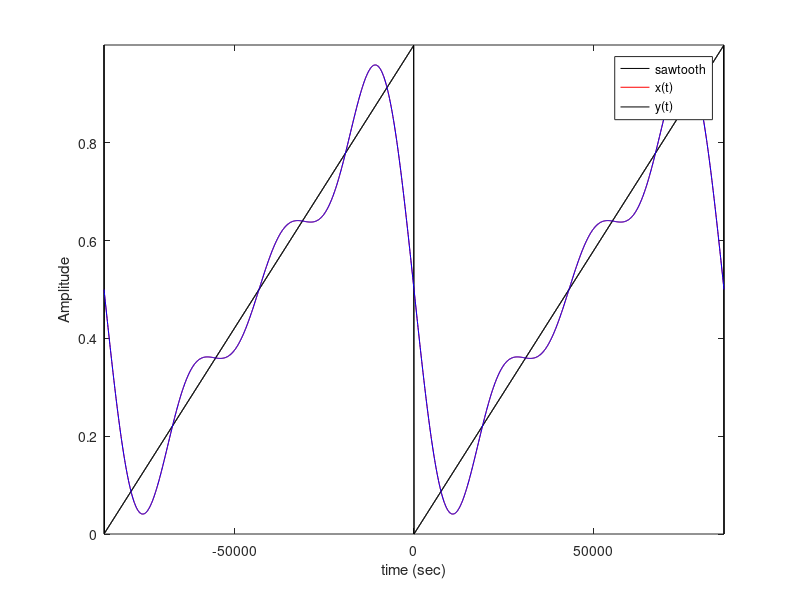

MATLAB code for this plot:
% E72 HOMEWORK 3 PROBLEM 2a-d 

function ISE = fourierplotter()
% This function plots a periodic signal and a complex exponential series 
% approximation of it. It also produces a stem plot of the Fourier coefficients.
% It is designed for a pulse width modulation signal centered around t = 0 
% (a pulse is centered there), but can be modified as needed for other periodic signals.
%   A: amplitude of pulse train
%   T: fundamental period
%   d: duty cycle
%   M: number of harmonics in the Fourier series approximation
% The function returns the integrated square error (ISE) for the approximation

% E72 Spr 2022, Profs. Bassman, Tsai and Yong
% Based on a function created by Prof. Qimin Yang in Sp 2017.

tau = 86400; % tau = 86400 for 24 hours and 50 for 50 seconds 
N0 = 1000;    % number of points within a period. Increase to capture variations for higher harmonics
dt = tau/N0;    % time resolution  
wo = (2*pi)/tau;     % fundamental frequency
Y = 1;

% t = -tau-tau:dt:tau+tau; % two full periods plus a bit extra 
t = -tau:dt:tau;

% Generate a vector of zeros and ones corresponding to the pulse being off
% or on in the original signal. We are using logical AND (&) and OR (|) statements
% to calculate x without having to use a for loop and if statements.
x = ((t>=(-tau-tau/2))&(t<=(-tau+tau/2))) | ((t>=-tau/2)&(t<=tau/2)) | ((t>=(tau-tau/2))&(t<=(tau+tau/2)));

% Make plots of the original and approximated signal and a stem plot

figure(1)
clf

% SUBPLOTS ~~~~~~~~~~~~~~~~~~~~~~~~~~

y = 0.5*sawtooth((2*pi*t)/tau)+0.5; 



% COPY AND PASTE THIS CODE FOR EACH VALUE OF M


% G = ((1i*wo.*k+0.8)/(-(wo.*k)^2+1i*wo.*k+0.8));

% M = 3
% ~~~~~~~~~~~~~~~~~~~~~~~~~~~~~~~~~~~~~~~~~~~~~~~~~~~~~~~~~~~~~~~~~~~~~~~

% x(t) ~~~~~~~~~~~~~~~~~~~~~~~~~~~~~~~~~~~~~~~

M = 3;
k = -M:1:M;

G = ((1i*wo.*k+0.8)/(-(wo.*k).^2+1i*wo.*k+0.8));
c = (-Y./(2.*pi.*j.*k)).*G;


c(0+M+1) = Y/2; % find c_0 

% Make a vector of times for the plots
% original t:
t = -tau:dt:tau;



% Build the approximated signal from the Fourier coefficients and basis functions
xhat = zeros(1,length(t));
for n = -M:1:M  % using n to avoid messing up k vector
    xhat = xhat + c(n+M+1).*exp(1j*n*wo*t); 
end

% black line is y, red line is x

plot(t,y,'k',t,xhat,'r')
xlabel('time (sec)')
ylabel('Amplitude')
axis tight 

hold on

% y(t) ~~~~~~~~~~~~~~~~~~~~~~~~~~~~~~~~~~~~~~~~~~~~~~~~~~~~~~~~~~~~~~~~~~~~


M = 3;
k = -M:1:M;

c = (-Y./(2.*pi.*j.*k));


c(0+M+1) = Y/2; % find c_0 

% Make a vector of times for the plots
% original t:
t = -tau:dt:tau;


% Build the approximated signal from the Fourier coefficients and basis functions
yhat = zeros(1,length(t));
for n = -M:1:M  % using n to avoid messing up k vector
    yhat = yhat + c(n+M+1).*exp(1j*n*wo*t); 
end


plot(t,y,'k',t,yhat,'b')
xlabel('time (sec)')
ylabel('Amplitude')
axis tight 

legend("sawtooth", "x(t)", "y(t)")


figure((2))


% this code worked but is being commented out for the sake of part d
% Magnitude and phase stem plots
% subplot(3,1,2)
% stem(k,abs(c))
% ylabel('c_{k} magnitude')
% xlabel('k')
% 
% subplot(3,1,3)
% stem(k,angle(c)/pi)  % note: divided by pi, so 1 on the plot is pi, 0.5 is pi/2
% ylabel ('c_{k} phase/\pi')  
% xlabel ('k')
% end 